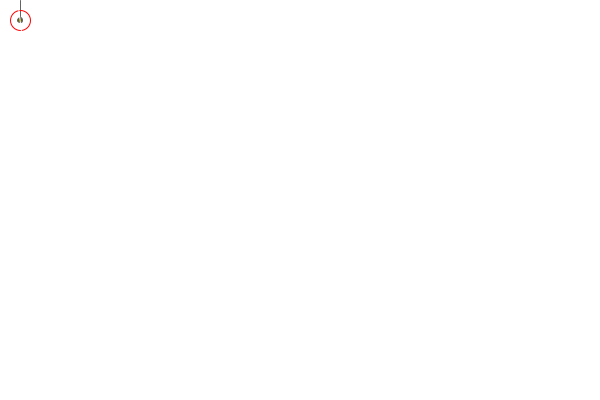
Frame 1 (no input)
Frame 60 (the mouse pressed at the canvas centre just before this capture): identical to frame 1, image omitted
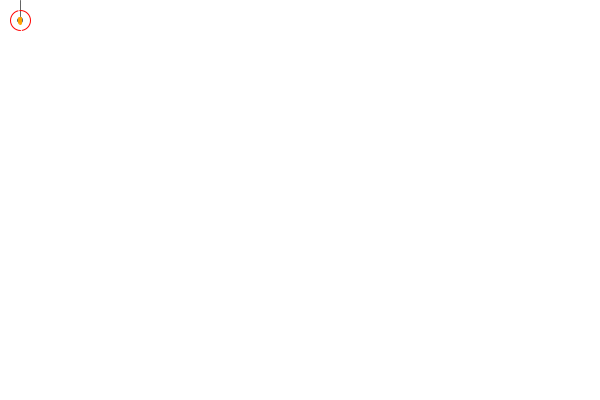
Frame 120 (the mouse held since frame 60 and released just before this capture)

The Processing sketch that drew these frames (run headless with seeded random() and noise(); from frame 60 on, the mouse is pressed at the canvas centre):

// Processing sketch: Lidar_v6
// ── Lidar_v6.pde
// this version has hidden objects, runs lidar when control pressed, and displays memorised contact points
//  - lidar host can only see objects in immediate vicinity, unlike previpus versions, objects not in FOV are invisible
//  - movement is changed from up/down left/right to forwards/backwards and rotation
//    - changed movement logic now it is smooth
//  - lidar host cannot cross geometric boundary

float locx = 20;
float locy = 20;
float heading = 0;
int objSize = 8; // number of random lines
int lidarStroke = 255;
int objStroke = 255;
int virtualBumperSize = 20;
int lidarRes = 36;
int movSpeed = 1;
float rotSpeed = 0.05;
boolean fw = false;
boolean bw = false;
boolean l = false;
boolean r = false;


ArrayList<Float> contact = new ArrayList<Float>(); // stores positions of potential intersection points // size must be even
PVector allStart[] = new PVector[objSize]; // stores start of lines
PVector allEnd[] = new PVector[objSize]; // stores end of lines

void setup(){
  size(600, 400);
  
  // makes number of random lines to serve as obstacles
  for(int i =0; i<objSize; i++){
    float x1 = random(width);
    float x2 = random(width);
    float y1 = random(height);
    float y2 = random(height);
    allStart[i] = new PVector(x1, y1);
    allEnd[i] = new PVector(x2, y2);
  }
  
}

void draw(){
  background(255);
  
  stroke(100);
  fill(100,100,0);
  circle(locx, locy, 5);
  line(locx, locy, locx + 20*sin(heading), locy - 20*cos(heading));
  noFill();
  stroke(255, 0, 0);
  circle(locx, locy, virtualBumperSize);
    
  // draws obstacles
  for(int x = 0; x<objSize; x++){
    stroke(objStroke);
    line(allStart[x].x , allStart[x].y, allEnd[x].x , allEnd[x].y);
  }
  
  // draws all stored contact points
  for(int x = 0; x<contact.size(); x = x+2){
    float px = contact.get(x);
    float py = contact.get(x+1);
    stroke(255, 162, 0);
    fill(255, 162, 0);
    circle(px, py, 3);
  }
  
  //smoother movement
  if(fw && validFutLoc(1)){// forward
     locy = locy - movSpeed*cos(heading);
     locx = locx + movSpeed*sin(heading);
  }
  if(bw && validFutLoc(0)){// forward
     locy = locy + movSpeed*cos(heading);
     locx = locx - movSpeed*sin(heading);
  }
  if(l){
    heading = (heading -rotSpeed)%(2*PI);
  }
  if(r){
    heading = (heading +rotSpeed)%(2*PI);
  }
  
}

void keyPressed() {
  if ((keyPressed == true) && (key == CODED)) {
    if (keyCode == UP){// forward
     fw = true;
    } else if (keyCode == DOWN) {//backwads
     bw = true;
    } else if (keyCode == LEFT){//rotate left
      l = true;
    } else if (keyCode == RIGHT) {// rotate right
      r = true;
    } else if (keyCode == CONTROL){
      lidar(lidarRes, locx, locy, 120);
    }
  } 
}

void keyReleased() {
  if(key==CODED){
    if (keyCode == UP){// forward
     fw = false;
    } else if (keyCode == DOWN) {//backwads
     bw = false;
    } else if (keyCode == LEFT){//rotate left
      l = false;
    } else if (keyCode == RIGHT) {// rotate right
      r = false;
    } 
  }
}

void lidar(int angRes, float x, float y, float range){
  for(int i = 0; i<angRes; i++) {
    float angle = i*(2*PI)/angRes;
    stroke(lidarStroke);
    PVector thisLoc = new PVector(x, y);
    float curDist = range;
    PVector shortestContact = new PVector((sin(angle)*range)+x, (cos(angle)*range)+y);
    boolean isCont = false;
    
    // checks current lidar line on all vectos
    for(int xi = 0; xi<objSize; xi++){
      
    PVector cont =lineLine(x, y, (sin(angle)*range)+x, (cos(angle)*range)+y, allStart[xi].x , allStart[xi].y, allEnd[xi].x , allEnd[xi].y); // return possible contact point, if none then null
   
    //for all contact points 
    if (cont != null){
      stroke(100);// line visible if contact
      // check to see if it is shorter that the current shortest, if is, replace values
      if(thisLoc.dist(cont)<curDist){
        isCont = true;
        curDist = thisLoc.dist(cont);
        shortestContact = cont;
      }
    } 
  }
  // if contact exists, add data to global point cloud
  if(isCont){
    contact.add(shortestContact.x);
   contact.add(shortestContact.y);
  }
   // if there was no contact point line remains invisible
   line(x, y, shortestContact.x, shortestContact.y);
  }
}

// only runs lidar when mouse pressed
void mousePressed(){
  lidar(lidarRes, locx, locy, 120);
}

PVector lineLine(float x1, float y1, float x2, float y2, 
      float x3, float y3, float x4, float y4) { // takes two line and displays intecept
      
  // calculate the distance to intersection point
  float uA = ((x4-x3)*(y1-y3) - (y4-y3)*(x1-x3)) / ((y4-y3)*(x2-x1) - (x4-x3)*(y2-y1));
  float uB = ((x2-x1)*(y1-y3) - (y2-y1)*(x1-x3)) / ((y4-y3)*(x2-x1) - (x4-x3)*(y2-y1));

  // if uA and uB are between 0-1, lines are colliding
  if (uA >= 0 && uA <= 1 && uB >= 0 && uB <= 1) {
    // add contact point to global list
    float intersectionX = x1 + (uA * (x2-x1));
    float intersectionY = y1 + (uA * (y2-y1));
    return new PVector(intersectionX, intersectionY);
  }
  return null;
}

// takes as input forward (1) or backwards (0)
boolean validFutLoc(int fw){
  PVector futLoc;
  if(fw == 0){
  futLoc = new PVector(locx - movSpeed*sin(heading) ,locy + movSpeed*cos(heading));
  } else {
    futLoc = new PVector(locx + movSpeed*sin(heading) ,locy - movSpeed*cos(heading));
  }
 
  // checks every vector
  for(int xi = 0; xi<objSize; xi++){
  PVector cont =lineLine(locx, locy, futLoc.x, futLoc.y, allStart[xi].x , allStart[xi].y, allEnd[xi].x , allEnd[xi].y); // return possible contact point, if none then null
    //for all contact points if distance of future loc to contact point is less than bumper size, move is invalid
    if (cont != null && futLoc.dist(cont)<virtualBumperSize){
        return false;
    } 
  }
  return true;
}
